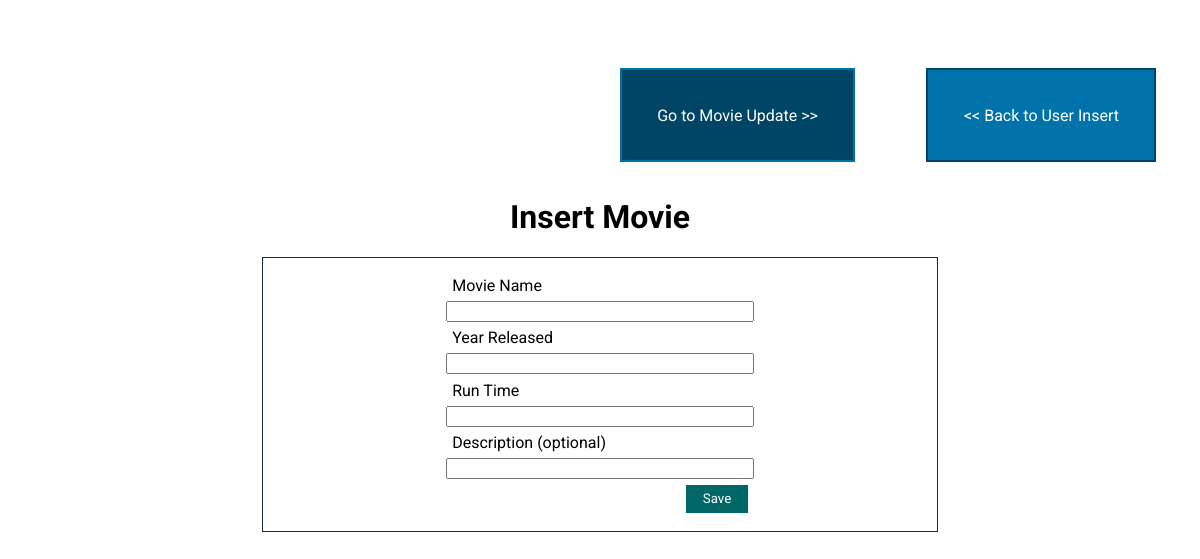
Before: /part4/src/Movie-CRUD/insert_movie.php with the older database file.
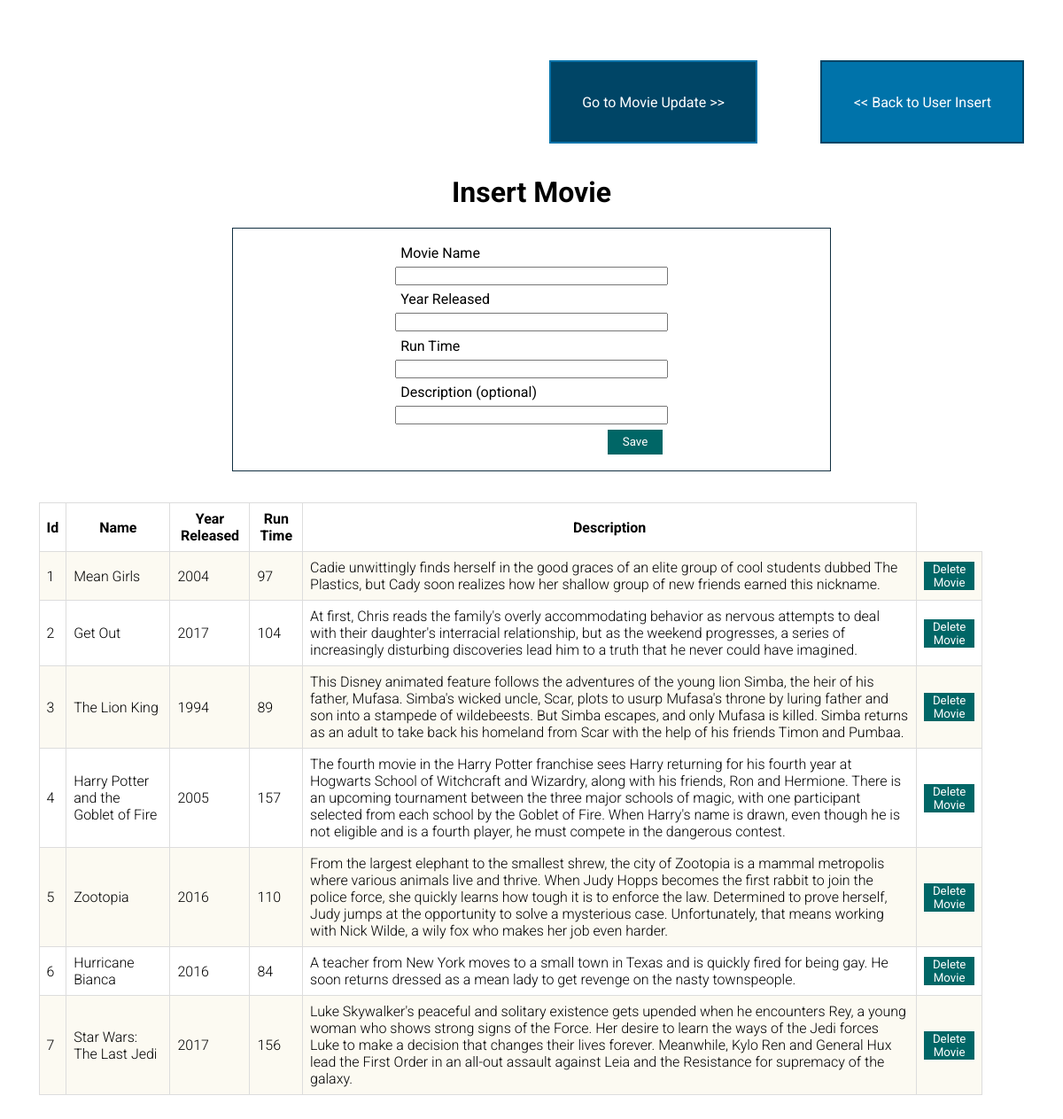
After: the same page with the newer database file.
### tables this page shows
CREATE TABLE Movie
    (
        Id INT UNSIGNED NOT NULL auto_increment,
        Name VARCHAR(255) NOT NULL,
        YearReleased SMALLINT(4) NOT NULL,
        RunTime SMALLINT (3) NOT NULL,
        Description MEDIUMTEXT,
        PRIMARY KEY (Id),
        UNIQUE KEY (Name, YearReleased)
    );

### part4/src/Movie-CRUD/connect_movie.php (called while the page is built)
<?php
$server = "deltona.birdnest.org";
$usr = "my.celisl2";
$pss = "celisl2";
$dbName = "my_celisl2_355";
$connection_movie = mysqli_connect($server, $usr, $pss, $dbName);
$sql_movie_all = "SELECT * FROM Movie;";
$movie_results = mysqli_query($connection_movie, $sql_movie_all);
$movie_resultCheck = mysqli_num_rows($movie_results);

### part4/src/Movie-CRUD/display.php (the view, shortened to what this page needs)
<?php
require_once('connect_movie.php');
if($movie_resultCheck > 0 )
{
    echo "<table>";
    echo "<tr>";
        echo "<th>Id </th>";
        echo "<th>Name </th>";
        echo "<th>Year Released </th>";
        echo "<th>Run Time </th>";
        echo "<th>Description </th>";
    echo "</tr>";
    while($movieRow = mysqli_fetch_row($movie_results))
    {
        echo "<tr>";
            echo "<td>" . $movieRow[0] . "</td>";
            echo "<td>" . $movieRow[1] . "</td>";
            echo "<td>" . $movieRow[2] . "</td>";
            echo "<td>" . $movieRow[3] . "</td>";
            echo "<td>" . $movieRow[4] . "</td>";
            ?>
            <td>
            <form method="POST" action="insert_movie.php">
                    <button type="submit">Delete Movie</button>
                </form>
            </td>
            <?php
        echo "</tr>";
    }
}

### part4/src/Movie-CRUD/insert_movie.php (shortened to what this page needs)
<?php
require_once('connect_movie.php');
if($_SERVER["REQUEST_METHOD"] == "GET")
{
?>
<!DOCTYPE html>
<html lang="en">
<head>
	<link rel="stylesheet" type="text/css" href="../../styles/styles.css">
</head>
<html>
    <body>
    <a href="../../public/index.php"> << Back to User Insert</a>
    <a class="kim" href="movie_update.php">Go to Movie Update >> </a>
    <h1>Insert Movie</h1>
    <div class="insertUser">
		<form method="POST" action="SQL_movie.php" >
            <div class="input-group">
			    <label>Movie Name</label>
			    <input type="text" name="Name" value="">
            </div>
            <div class="input-group">
			    <label>Year Released</label>
			    <input type="text" name="YearReleased" value="">
			</div>
            <div class="input-group">
			    <label>Run Time</label>
			    <input type="text" name="RunTime" value="">
			</div>
            <div class="input-group">
                <label>Description (optional)</label>
			    <input type="text" name="Description" value="">
			</div>
			<div class="input-group">
				<button class="btn" type="submit" name="addToSQL">Save</button>
			</div>
        </form>
    </div>
<?php
    require_once('display.php');
}
?>

### part4/styles/styles.css (style rules this page uses)
* { font-family: 'Roboto', sans-serif; }
.insertUser { border: 1px solid #112F41; }
h1 { clear: both; text-align: center; }
.insertUser { margin: 5%; }
.insertUser form { position: relative; display: inline-block; }
.insertUser label { float: left; padding: 2%; width: 200px; }
.insertUser input { clear: both; float: right; width: 300px; display: inline; }
.insertUser button { clear: both; float: right; margin: 2%; padding: 2%; width: 20%; border: none; background-color: #006666; color: #fff; }
.insertUser { display: grid; padding: 1%; width: 55%; justify-items: center; margin: auto; }
table { margin-top: 3%; border-collapse: collapse; width: 90%; margin: 3%; }
table th, table td { border: 1px solid #ddd; padding: 8px; }
table td { font-weight: 300; }
table tr:nth-child(even) { background-color: #FCFAF2; }
table button { border: none; background-color: #006666; color: #fff; }
a { text-decoration: none; background-color: #0073aa; color: #fff; border: 2px solid #004566; padding: 3%; margin: 3%; margin-top: 60px; float: right; }
.kim { background-color: #004566; border: 2px solid #0073aa; }

Changed rows visible on the page:
added movie: Id "1", Name "Mean Girls", YearReleased "2004", RunTime "97", Description "Cadie unwittingly finds herself in the good graces of an elite group of cool students dubbed The Plastics, but Cady soon realizes how her shallow group of new friends earned this nickname."
added movie: Id "2", Name "Get Out", YearReleased "2017", RunTime "104", Description "At first, Chris reads the family's overly accommodating behavior as nervous attempts to deal with their daughter's interracial relationship, but as the weekend progresses, a series of increasingly disturbing discoveries lead him to a truth that he never could have imagined."
added movie: Id "3", Name "The Lion King", YearReleased "1994", RunTime "89", Description "This Disney animated feature follows the adventures of the young lion Simba, the heir of his father, Mufasa. Simba's wicked uncle, Scar, plots to usurp Mufasa's throne by luring father and son into a stampede of wildebeests. But Simba escapes, and only Mufasa is killed. Simba returns as an adult to take back his homeland from Scar with the help of his friends Timon and Pumbaa."
added movie: Id "4", Name "Harry Potter and the Goblet of Fire", YearReleased "2005", RunTime "157", Description "The fourth movie in the Harry Potter franchise sees Harry returning for his fourth year at Hogwarts School of Witchcraft and Wizardry, along with his friends, Ron and Hermione. There is an upcoming tournament between the three major schools of magic, with one participant selected from each school by the Goblet of Fire. When Harry's name is drawn, even though he is not eligible and is a fourth player, he must compete in the dangerous contest."
added movie: Id "5", Name "Zootopia", YearReleased "2016", RunTime "110", Description "From the largest elephant to the smallest shrew, the city of Zootopia is a mammal metropolis where various animals live and thrive. When Judy Hopps becomes the first rabbit to join the police force, she quickly learns how tough it is to enforce the law. Determined to prove herself, Judy jumps at the opportunity to solve a mysterious case. Unfortunately, that means working with Nick Wilde, a wily fox who makes her job even harder."
added movie: Id "6", Name "Hurricane Bianca", YearReleased "2016", RunTime "84", Description "A teacher from New York moves to a small town in Texas and is quickly fired for being gay. He soon returns dressed as a mean lady to get revenge on the nasty townspeople."
added movie: Id "7", Name "Star Wars: The Last Jedi", YearReleased "2017", RunTime "156", Description "Luke Skywalker's peaceful and solitary existence gets upended when he encounters Rey, a young woman who shows strong signs of the Force. Her desire to learn the ways of the Jedi forces Luke to make a decision that changes their lives forever. Meanwhile, Kylo Ren and General Hux lead the First Order in an all-out assault against Leia and the Resistance for supremacy of the galaxy."
Other visible differences:
text now shown: "Id Name Year Released Run Time Description"
